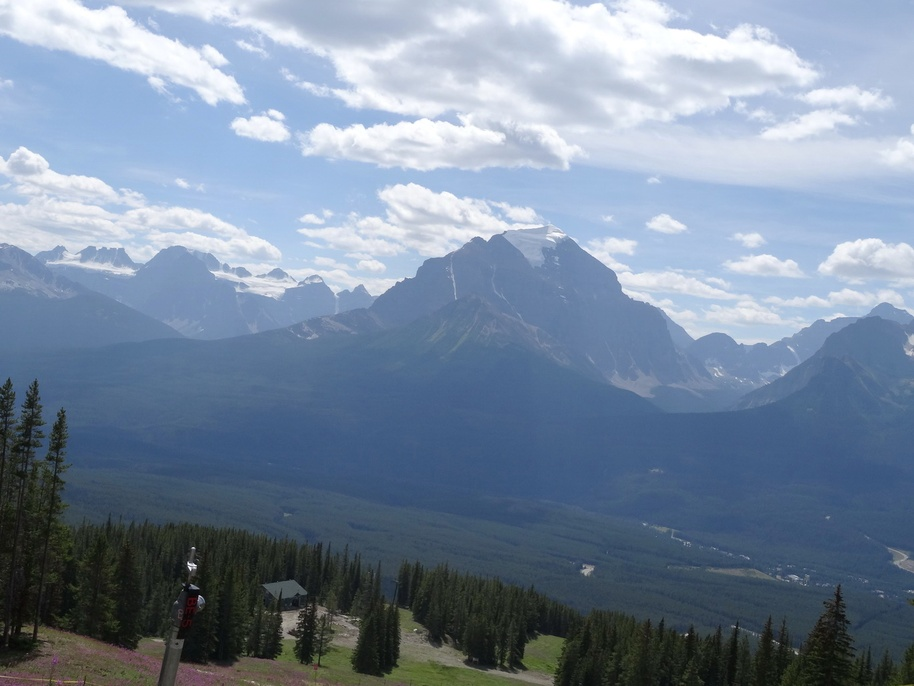
#> input picture EX2/Input_Files/src.jpg, 914 x 686 px, shrunk from 1368 x 1026 before the run
$ python Test_file.py
#> lines starting #> are read from the running program, lines starting #| are printed output that depends on the picture
### EX2/ex2_functions.py
import numpy as np
import matplotlib.pyplot as plt
import cv2
import scipy.io as sio
import random

DEBUG = True


def compute_homography_naive(match_p_src, match_p_dst):
    num_of_points = np.shape(match_p_src)[1]
    match_p_src = np.concatenate((match_p_src.copy(), np.ones([1, np.shape(match_p_src)[1]])), axis=0)
    match_p_dst = np.concatenate((match_p_dst.copy(), np.ones([1, np.shape(match_p_src)[1]])), axis=0)

    A_matrix = np.empty((num_of_points * 2, 9))
    for ii in range(num_of_points):
        # Good explanation
        # https://math.stackexchange.com/questions/494238/how-to-compute-homography-matrix-h-from-corresponding-points-2d-2d-planar-homog
        cur_src_point = match_p_src[:, ii]
        cur_dst_point = match_p_dst[:, ii]

        cur_u_vec = np.append(np.append(cur_src_point, np.zeros(3)), -cur_dst_point[0] * cur_src_point)
        cur_v_vec = np.append(np.append(np.zeros(3), cur_src_point), -cur_dst_point[1] * cur_src_point)

        A_matrix[2 * ii, :] = cur_u_vec
        A_matrix[2 * ii + 1, :] = cur_v_vec

    U, S, V = np.linalg.svd(A_matrix)

    V = V.T

    H_vec = V[:, -1]
    H = np.reshape(H_vec, (3, 3))

    return H


def test_homography(H, mp_src, mp_dst, max_err):
    # README notes
    ## Inputs:
    ### mp_src = A variable containing 2 rows and N columns, where the i column represents coordinates of match point i in the src image
    ### mp_dst = A variable containing 2 rows and N columns, where the i column represents coordinates of match point i in the dst image
    ### max_err = A scalar that represents the maximum distance (in pixels) between the mapped src point to its corresponding dst ...
    ### ... point, in order to be considered as valid inlier
    ## Outputs:
    ### fit_percent = The probability (between 0 and 1) validly mapped src points (inliers)
    ### dist_mse = Mean square error of the distances between validly mapped src points, to their corresponding dst points (only for inliers).

    ## Create a (u,v,1) matrix for all src points
    # mp_src_3d = np.append(mp_src, np.ones_like(mp_src[0:1]),axis=0)
    mp_src_t = (mp_src.transpose()).reshape(-1, 1, 2)

    # Calculate and normalize dst from src & H
    mp_dst_estimated = cv2.perspectiveTransform(np.float32(mp_src_t.reshape(-1, 1, 2)), np.float32(H))
    # mp_dst_estimated = np.matmul(H, mp_src_3d)
    # mp_dst_est_norm = np.divide(mp_dst_estimated, mp_dst_estimated[2])
    mp_dst_t = np.transpose(mp_dst)

    # calculate distance between estimation and destination
    mp_dst_estimated_2D = mp_dst_estimated[:, 0]
    dst_diff = mp_dst_estimated[:, 0] - mp_dst_t
    distance = np.sqrt(np.power(dst_diff[:, 0], 2) + np.power(dst_diff[:, 1], 2))

    # pass TH for inlier definition
    inlier_indices = distance < max_err
    inlier_points_dist = distance[inlier_indices]

    # calculate percentage of data fitting model
    fit_percent = len(inlier_points_dist) / len(distance)

    # Calculate MSE for inliers
    dist_mse = np.mean(np.square(inlier_points_dist))

    return fit_percent, dist_mse


def compute_homography(mp_src, mp_dst, inliers_percent, max_err):
    # README notes
    ## Inputs:
    ### mp_src = A variable containing 2 rows and N columns, where the i column represents coordinates of match point i in the src image
    ### mp_dst = A variable containing 2 rows and N columns, where the i column represents coordinates of match point i in the dst image
    ### inliers_percent = The expected probability (between 0 and 1) of correct match points from the entire list of match points
    ### max_err = A scalar that represents the maximum distance (in pixels) between the mapped src point to its corresponding dst point, ...
    ### ...in order to be considered as valid inlier
    ## Outputs:
    ### H = Projective transformation matrix from src to dst

    # Define parameters
    ## TODO: calculate k
    n = 4  # number of points for homography
    k = 30  # number of iterations
    indices = range(0, len(mp_src[0]) - 1)

    # Run RANSAC
    for i in range(0, k - 1):

        ## sample n indices
        indices_i = np.asarray(random.sample(indices, n))
        batch_points_src = np.asarray([mp_src[0, indices_i], mp_src[1, indices_i]])
        batch_points_dst = np.asarray([mp_dst[0, indices_i], mp_dst[1, indices_i]])

        ## calculate model
        H_i = compute_homography_naive(batch_points_src, batch_points_dst)

        ## calculate model fit
        fit_percent_i, dist_mse_i = test_homography(H_i, mp_src, mp_dst, max_err)
        if (fit_percent_i >= inliers_percent):
            ## calcaulte the model using all inlier points
            ## TODO: consider writing it as a seperate function
            mp_src_t = (mp_src.transpose()).reshape(-1, 1, 2)
            # Calculate and normalize dst from src & H
            mp_dst_estimated = cv2.perspectiveTransform(np.float32(mp_src_t.reshape(-1, 1, 2)), np.float32(H_i))
            mp_dst_t = np.transpose(mp_dst)
            # calculate distance between estimation and destination
            dst_diff = mp_dst_estimated[:, 0] - mp_dst_t
            distance = np.sqrt(np.power(dst_diff[:, 0], 2) + np.power(dst_diff[:, 1], 2))
            # pass TH for inlier definition
            inlier_indices = distance < max_err
            H_i_all_inliers = compute_homography_naive(mp_src[:, inlier_indices], mp_dst[:, inlier_indices])

            return H_i_all_inliers

    print('RANSAC has failed to find a model which comply to inliers percent of ')
    print(inliers_percent)
    print('and max error of ')
    print(max_err)
    return False


# [5 lines left out: function find_upper_left_point, not called in this run]


def panorama(img_src, img_dst, match_p_src, match_p_dst, inliers_percent, max_err):
    H = compute_homography(match_p_src, match_p_dst, inliers_percent, max_err)
    transformed_img_src = cv2.warpPerspective(img_src, H, np.shape(img_src)[0:2])

    if DEBUG:
        plt.figure()
        plt.subplot(2, 2, 1)
        plt.imshow(img_src)
        plt.title('img_src')
        plt.subplot(2, 2, 2)
        plt.imshow(transformed_img_src)
        plt.title('transformed_img_src')
        plt.scatter(match_p_dst[0, :], match_p_dst[1, :], marker='x', color='r')
        plt.show(block=False)

    dst_shape = np.shape(img_dst)[0:2]
    dst_img_4_points = np.array([[0, 0], [0, dst_shape[1]], [dst_shape[0], 0], [dst_shape[0], dst_shape[1]]])
    dst_img_4_points_transformed = cv2.perspectiveTransform(np.float32(dst_img_4_points).reshape(-1, 1, 2),
                                                            np.linalg.inv(H)).reshape(-1, 2)

    if DEBUG:
        plt.figure()
        plt.subplot(2, 2, 1)
        plt.imshow(img_src)
        plt.title('img_src')
        plt.scatter(dst_img_4_points_transformed[:, 0], dst_img_4_points_transformed[:, 1], marker='x', color='r')

    pad_x = int(np.ceil(np.max(dst_img_4_points_transformed[:, 0])))
    pad_y = int(np.ceil(np.max(dst_img_4_points_transformed[:, 1])))

    transformed_img_dst = cv2.warpPerspective(img_dst, np.linalg.inv(H),
                                              (pad_x, pad_y))

    if DEBUG:
        plt.subplot(2, 2, 3)
        plt.imshow(img_dst)
        plt.title('img_dst')
        plt.subplot(2, 2, 4)
        plt.imshow(transformed_img_dst)
        plt.title('transformed_img_dst')
        plt.show(block=False)

    #output_image = np.uint8(np.zeros(np.shape(transformed_img_dst)))
    output_image = np.uint8(np.zeros([max(np.shape(transformed_img_dst)[0],np.shape(img_src)[0]),max(np.shape(transformed_img_dst)[1],np.shape(img_src)[1]),np.shape(img_src)[2]]))
    output_image[0:np.shape(transformed_img_dst)[0], 0:np.shape(transformed_img_dst)[1],
    :] = output_image[0:np.shape(transformed_img_dst)[0], 0:np.shape(transformed_img_dst)[1],
    :] + transformed_img_dst
    output_image[0:np.shape(img_src)[0], 0:np.shape(img_src)[1], :] = img_src

    if DEBUG:
        plt.figure()
        plt.imshow(output_image)
        plt.show(block=False)

    return output_image

### EX2/Test_file.py
## Import needed packages

import numpy as np
import matplotlib.pyplot as plt
import cv2
import scipy.io as sio
from ex2_functions import *
import matplotlib.image as mpimg

## Load data
src = mpimg.imread('Input_Files/src.jpg')
#> src is the input picture: shape (686, 914, 3); mean R, G, B 120.3, 136.9, 157.6
dst = mpimg.imread('Input_Files/dst.jpg')
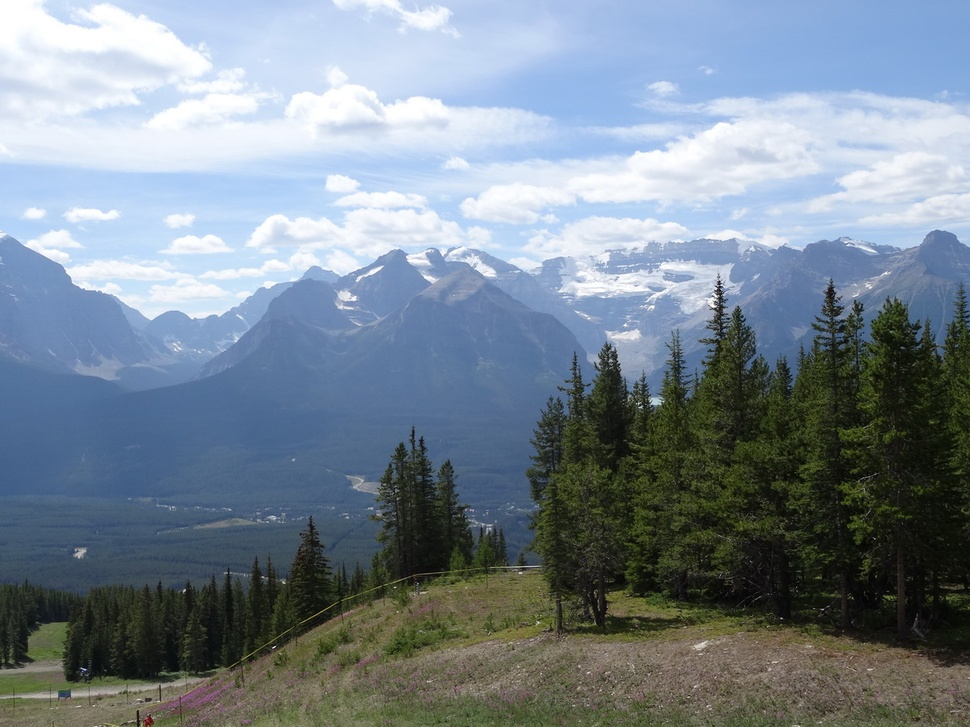
#> input picture EX2/Input_Files/dst.jpg, 970 x 727 px, shrunk from 1452 x 1088 before the run
#> dst is the input picture: shape (727, 970, 3); mean R, G, B 121.2, 134.7, 146.4
matches = sio.loadmat('Input_Files/matches.mat')
#> (reads EX2/Input_Files/matches.mat from the repository)
match_perfect = sio.loadmat('Input_Files/matches_perfect.mat')
#> (reads EX2/Input_Files/matches_perfect.mat from the repository)

# Display images + perfect matching points
plt.figure()
plt.subplot(2, 2, 1)
plt.imshow(src)
plt.title('src with perfect mp')
plt.scatter(x=match_perfect['match_p_src'][0], y=match_perfect['match_p_src'][1], c='r', s=10)

plt.subplot(2, 2, 2)
plt.imshow(dst)
plt.title('dst with perfect mp')
plt.scatter(x=match_perfect['match_p_dst'][0], y=match_perfect['match_p_dst'][1], c='r', s=10)

plt.subplot(2, 2, 3)
plt.imshow(src)
plt.title('src with outliers mp')
plt.scatter(x=matches['match_p_src'][0], y=matches['match_p_src'][1], c='b', s=10)

plt.subplot(2, 2, 4)
plt.imshow(dst)
plt.title('dst with ourliers mp')
plt.scatter(x=matches['match_p_dst'][0], y=matches['match_p_dst'][1], c='b', s=10)

plt.show(block=False)
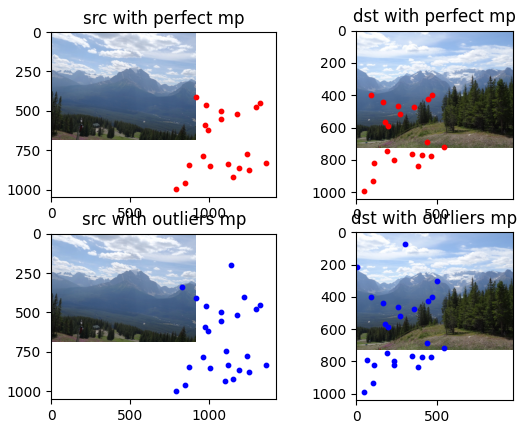
#> figure drawn by matplotlib, 4 panels

# Part A - Homography naive
H_naive_perfect_mp = compute_homography_naive(match_perfect['match_p_src'], match_perfect['match_p_dst'])
H_naive_not_perfect_mp = compute_homography_naive(matches['match_p_src'], matches['match_p_dst'])

plt.figure()
plt.subplot(1, 3, 1)
plt.imshow(src)
plt.title('original')

plt.subplot(1, 3, 2)
transformed_src_image_perfect_naive = cv2.warpPerspective(src, H_naive_perfect_mp, np.shape(src)[0:2])
plt.imshow(transformed_src_image_perfect_naive)
plt.title('H_naive_perfect_mp')

plt.subplot(1, 3, 3)
transformed_src_image_not_perfect_naive = cv2.warpPerspective(src, H_naive_not_perfect_mp, np.shape(src)[0:2])
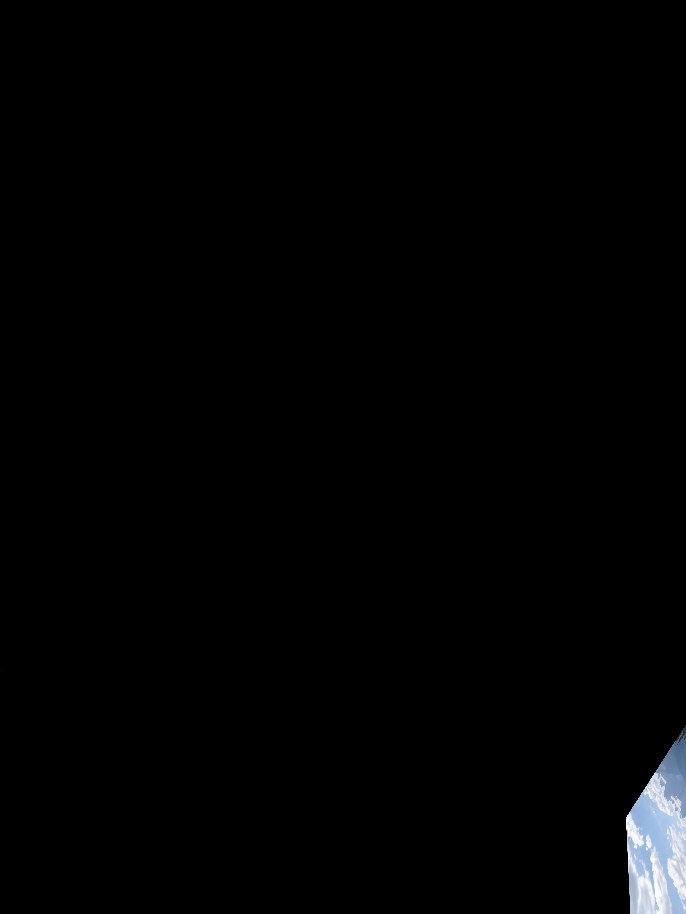
#> transformed_src_image_not_perfect_naive: shape (914, 686, 3); mean R, G, B 2.4, 2.6, 2.9
# transformed_src_image_not_perfect_naive_affine = cv2.warpAffine(transformed_src_image_not_perfect_naive, M, np.shape(transformed_src_image_not_perfect_naive)[0:2])
plt.imshow(transformed_src_image_not_perfect_naive)
plt.title('H_naive_not_perfect')

plt.show(block=False)

# Part B - homography ransac
## Caculate homography using perfect match points
# fit_percent, dist_mse = test_homography(H_perfect, match_perfect['match_p_src'], match_perfect['match_p_dst'], max_err=2)
H = compute_homography(match_perfect['match_p_src'], match_perfect['match_p_dst'], inliers_percent=0.5, max_err=5)

# Part C - panorama
max_err = 25
inliers_percent = 0.8

img_pan = panorama(src, dst,matches['match_p_src'], matches['match_p_dst'], inliers_percent, max_err)
#> the loop in compute_homography, `for i in range(0, k - 1):` made 10 passes
#> (indices_i, fit_percent in test_homography, dist_mse in test_homography, fit_percent_i, dist_mse_i) on passes 1, 7, 10: ([16, 15, 12, 9], 0.32, 33.16, 0.32, 33.16), ([15, 17, 3, 11], 0.32, 177.7, 0.32, 177.7), ([16, 8, 1, 17], 0.8, 15.01, 0.8, 15.01)
#> (indices_i, batch_points_src, fit_percent in test_homography, dist_mse in test_homography, fit_percent_i, dist_mse_i) on passes 3, 4, 5, 8: ([16, 4, 9, 3], [[984, 1297, 1192, 1143], [461, 477, 862, 200]], 0.36, 119.7, 0.36, 119.7), ([19, 8, 17, 22], [[1120, 1361, 875, 1075], [835, 833, 844, 498]], 0.4, 101.3, 0.4, 101.3), ([19, 4, 9, 3], [[1120, 1297, 1192, 1143], [835, 477, 862, 200]], 0.32, 71.09, 0.32, 71.09), ([13, 10, 19, 20], [[1154, 1323, 1120, 997], [920, 453, 835, 620]], 0.44, 176.5, 0.44, 176.5)
#> in panorama, `H = compute_homography(match_p_src, match_p_dst, inliers_percent, max_..`: H = [[-0.00112, -0.000165, 1], [-1.05e-05, -0.00105, 0.0126], [-2.97e-07, -4.36e-08, -0.000783]]
#> in panorama, `plt.show(block=False)`:
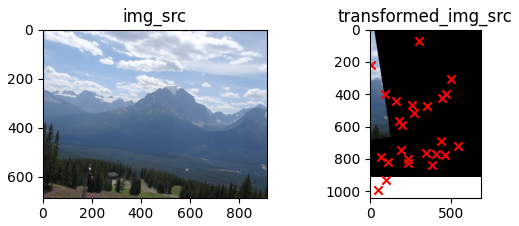
#> figure drawn by matplotlib, 2 panels
#> in panorama, `dst_img_4_points_transformed = cv2.perspectiveTransform(np.float32(dst..`: dst_img_4_points_transformed = [[889.8, 3.04], [748.3, 967.7], [1730.3, -5.33], [1555.1, 1188.9]]
#> in panorama, `pad_x = int(np.ceil(np.max(dst_img_4_points_transformed[:, 0])))`: pad_x = 1731
#> in panorama, `pad_y = int(np.ceil(np.max(dst_img_4_points_transformed[:, 1])))`: pad_y = 1189
#> in panorama, `transformed_img_dst = cv2.warpPerspective(img_dst, np.linalg.inv(H), (..`:
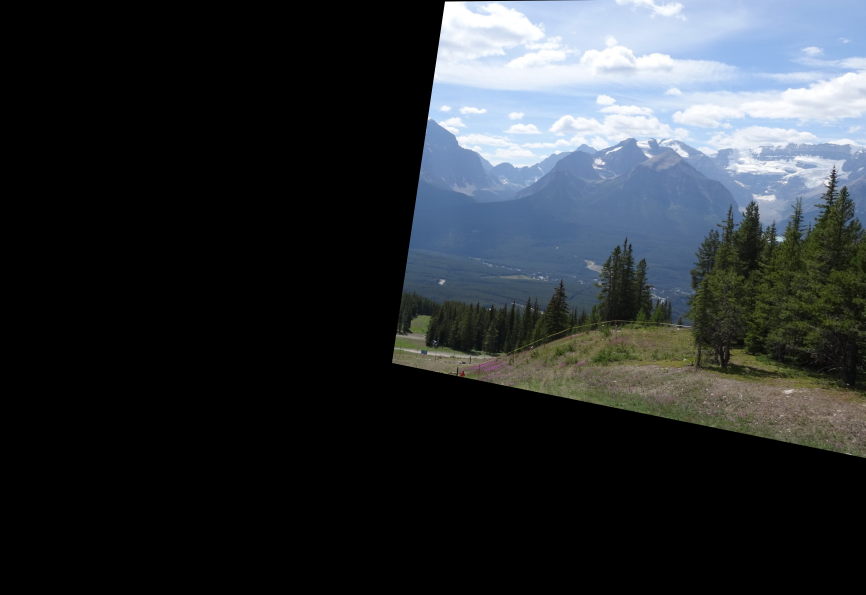
#> transformed_img_dst: shape (1189, 1731, 3) (shown at 1/2 size); mean R, G, B 44.5, 49.2, 53.1
#> in panorama, `plt.show(block=False)`:
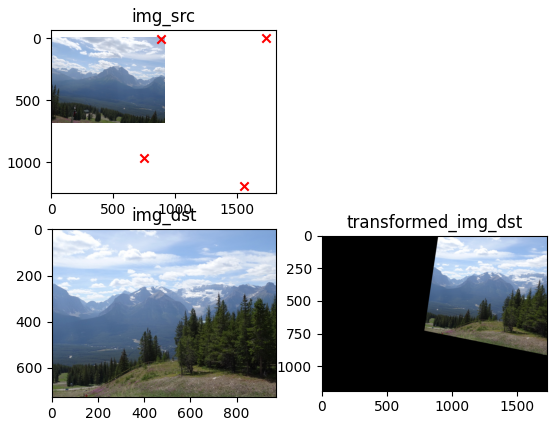
#> figure drawn by matplotlib, 3 panels
#> in panorama, `output_image[0:np.shape(img_src)[0], 0:np.shape(img_src)[1], :] = img_..`:
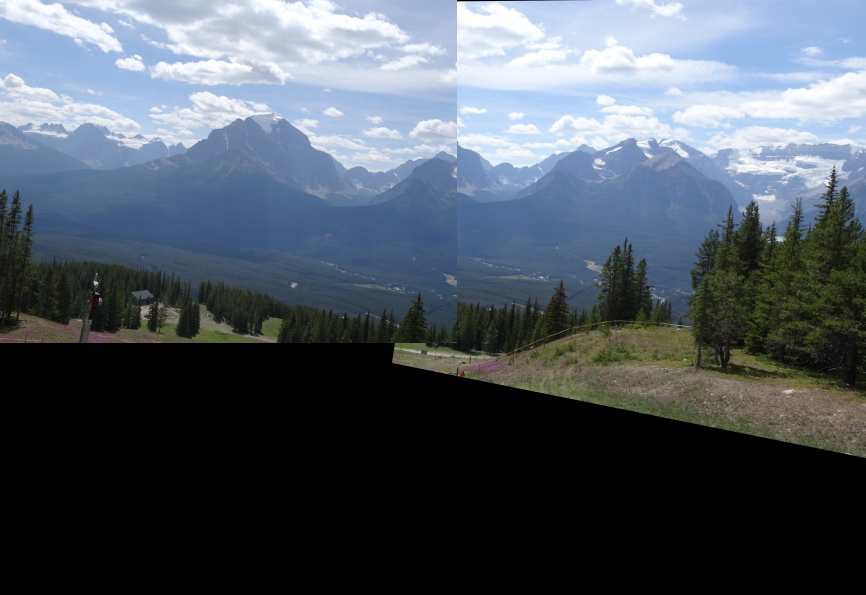
#> output_image: shape (1189, 1731, 3) (shown at 1/2 size); mean R, G, B 78.6, 87.9, 97.6
